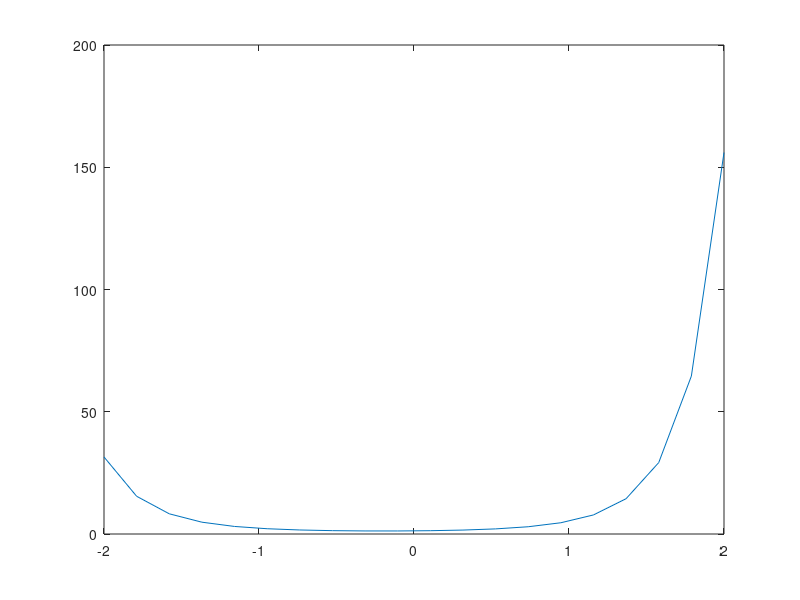
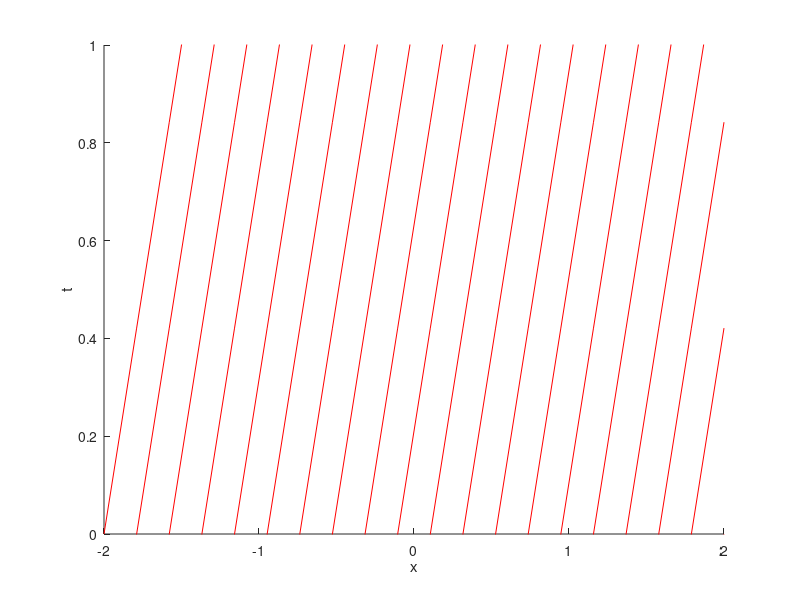
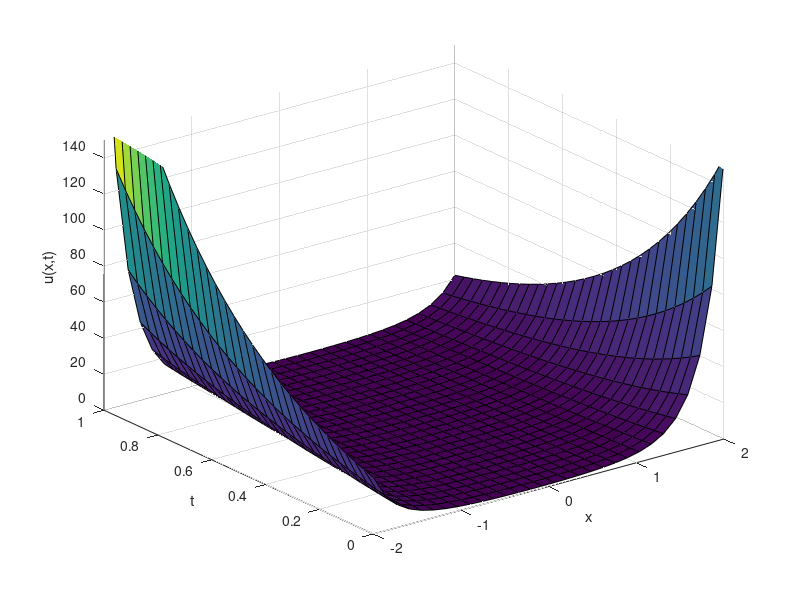
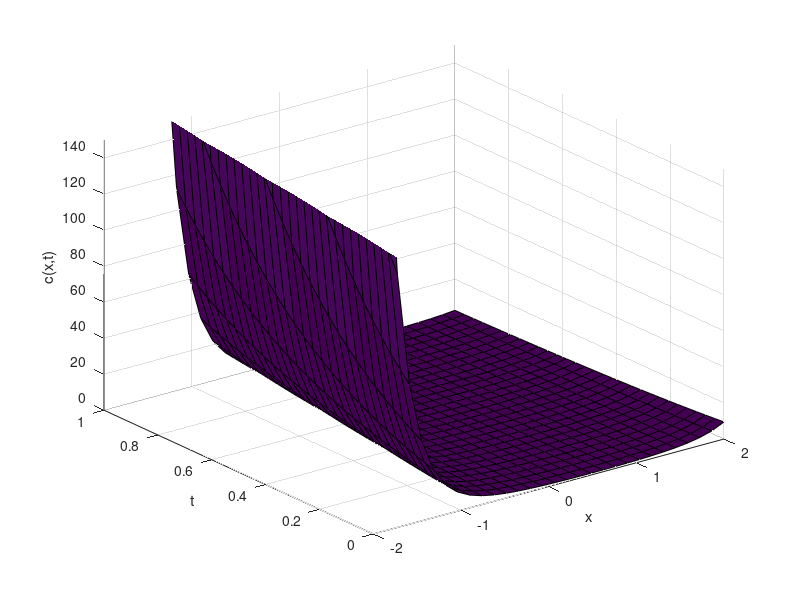

The MATLAB source for these figures, in order:
% Calcolo Scientifico
% Terzo Progetto
% Secondo Esercizio
% Primo Punto
% Legge di Trasporto

clear all, close all

xmin=-2; xmax=2;
x=linspace(xmin,xmax,20);
a=1/2; % velocita' di propogazione del onda
gamma=0.7;
g=@(x)exp((x-a).^2).*exp((gamma/a).*x); % condizione iniziale

% grafico di condizione iniziale
figure(1), plot(x,g(x)), hold off

% grafico delle linee caratteristiche
figure(2), hold on

x0=x;
for i=x0
    t=(x-i)/a; 
    plot(x,t,'r');
end
xlabel('x');
ylabel('t');
axis([xmin xmax 0 1]) %, axis equal
hold off

% grafico della soluzione 3D
x=linspace(xmin,xmax,30);
t=linspace(0,1,30);

for it=1:numel(t)
    for ix=1:numel(x)
        x0=x(ix)-a*t(it); % piede della caratteristica per (x(ix),t(it))
        u(ix,it)=g(x0); % propagazione della condizione iniziale lungo la caratteristica
        c(ix,it)= u(ix,it)*exp(-(gamma/a).*x0);
    end
end

% grafico della soluzione in assi (x,t,u(x,t))
figure(3), [XX,TT]=meshgrid(x,t);
surf(XX,TT,u');
axis([xmin xmax 0 1 0 150]);
xlabel('x');
ylabel('t'); 
zlabel('u(x,t)');

% grafico della soluzione in assi (x,t,c(x,t))
figure(4), [XX,TT]=meshgrid(x,t);
surf(XX,TT,c');
axis([xmin xmax 0 1 0 150]);
xlabel('x');
ylabel('t');
zlabel('c(x,t)');

